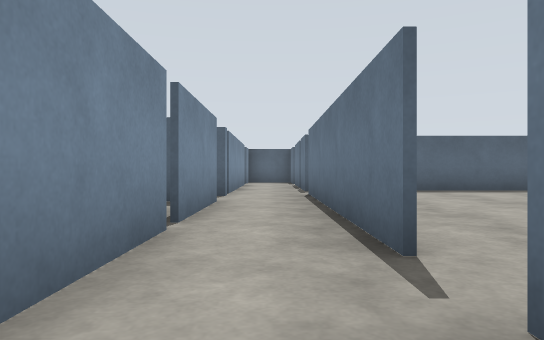
[1] (above)

17 first-person views from a walk through a world built for the Gazebo simulator. The camera is 0.94 m above the floor, looks level and sees 70° across. The floor is counted in squares, 2 m on a side. Each view is taken from the middle of a square. On the plan, view 1 faces up. The plan holds only what a view shows up to about 9 squares ahead; the rest is blank. The place goes on beyond the plan. Simple shapes stand in for some stock models.

[2]
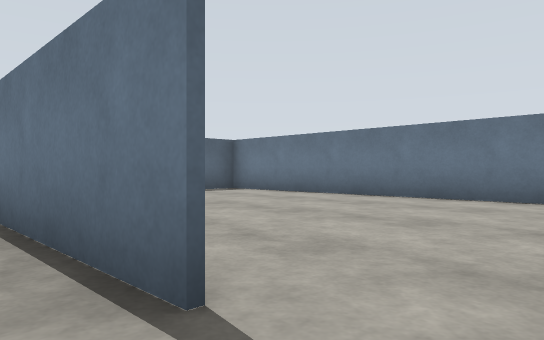

[3]
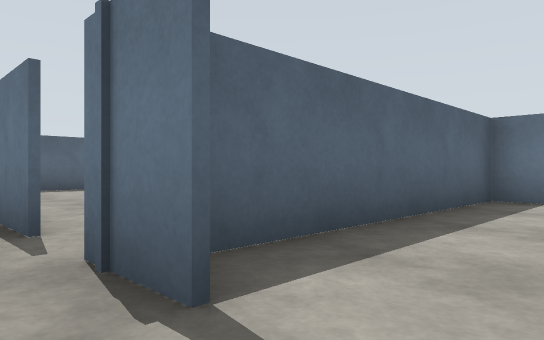

[4]
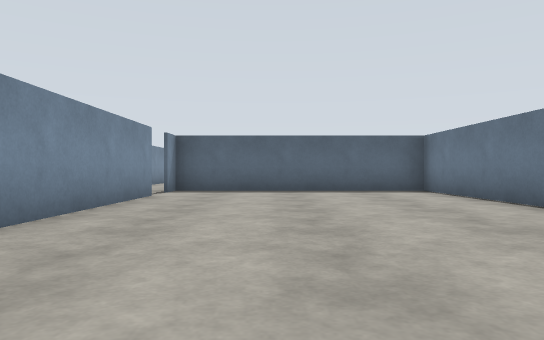

[5]
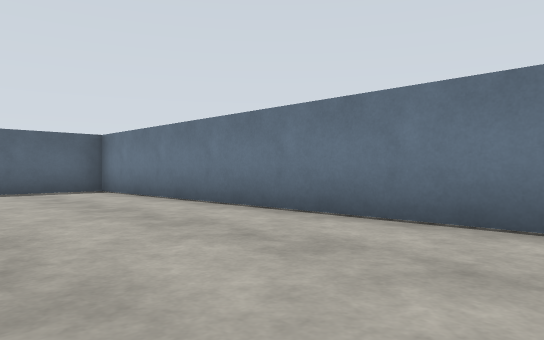

[6]
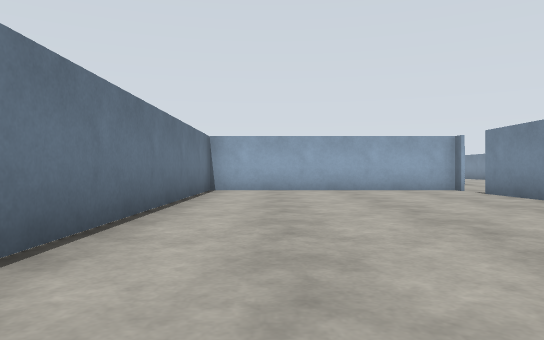

[7]
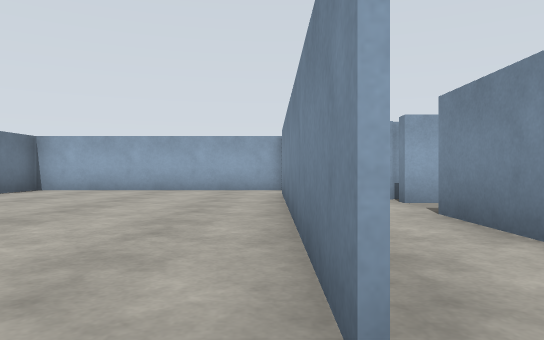

[8]
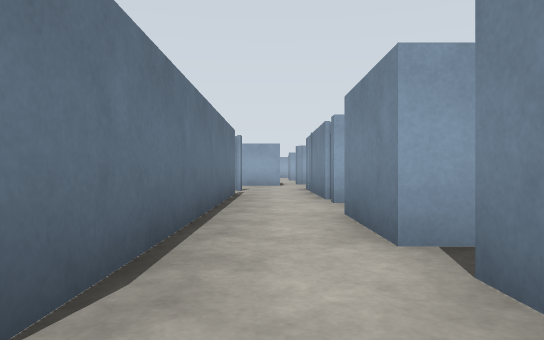

[9]
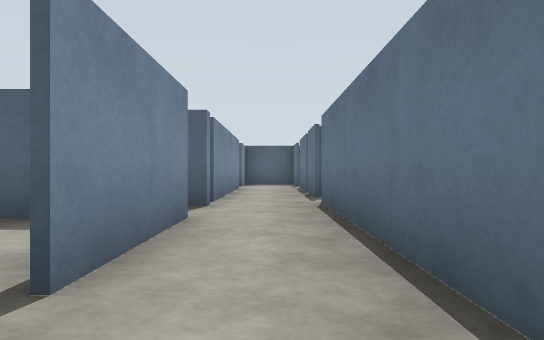

[10]
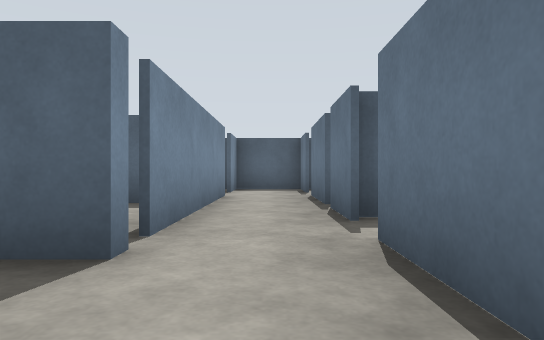

[11]
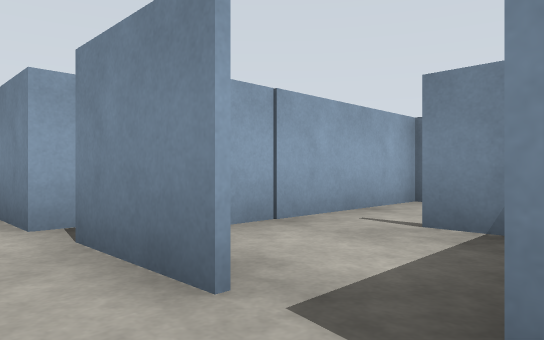

[12]
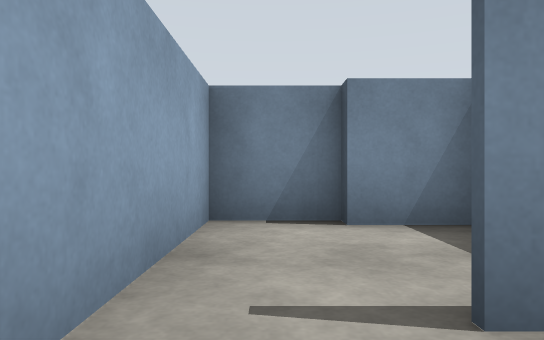

[13]
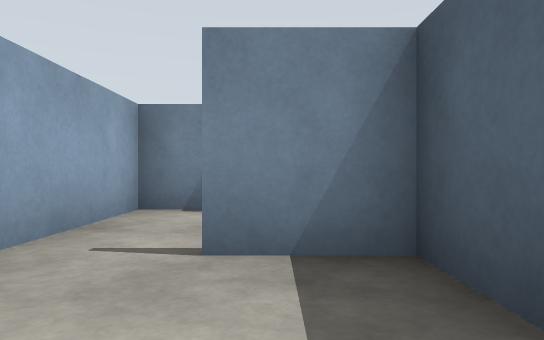

[14]
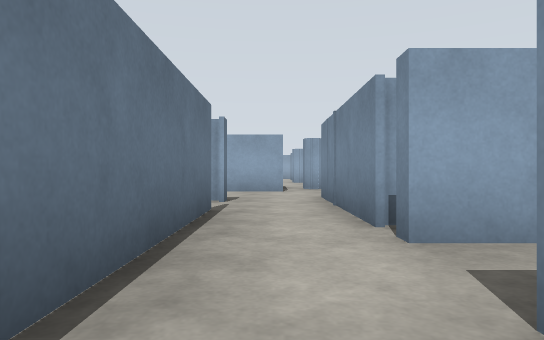

[15]
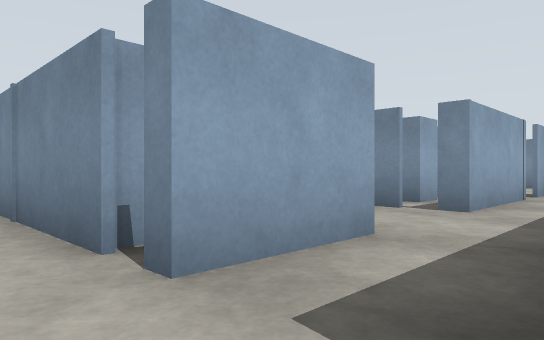

[16]
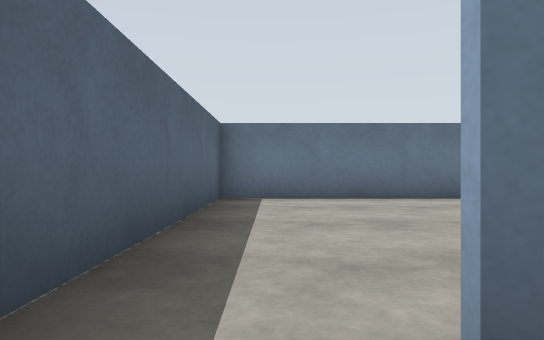

[17]
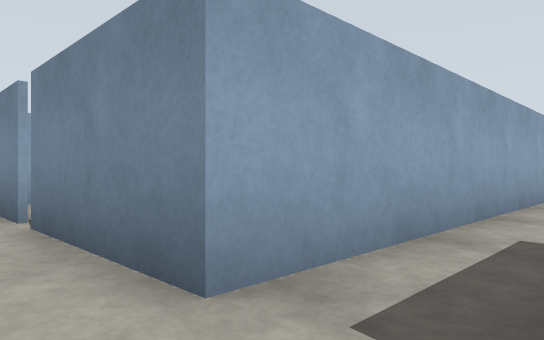

### Floor plan
Ten units are one square. View 1 is at (0, 0); x grows to the right and y downward. Boxes are objects, and circles mark ways between rooms. Rooms are numbered by the first view taken in them; rooms with no view inside come last. Other rooms are left out.
<svg viewBox="-61 -104 131 199">
<path fill="none" stroke="#000" d="M7 -20 7 -76M-8 -31 -8 -7M8 -8 8 -1M7 -1 7 -11M-8 1 -8 18M-31 -8 -31 5M-8 -58 -8 -34M-8 24 -8 43M7 -85 7 -99M7 56 7 10M-8 -96 -8 -76M8 9 8 76M7 90 64 90 64 -9M65 -8 8 -8M-56 2 -56 16 -20 16M-53 -8 -53 4M-21 -8 -31 -8M64 -9 64 -89 8 -89M-8 63 -8 84M7 78 7 56"/>
<circle cx="10" cy="0" r="3" fill="#2a7"/>
<circle cx="-20" cy="10" r="3" fill="#2a7"/>
<circle cx="10" cy="-20" r="3" fill="#2a7"/>
<circle cx="10" cy="-80" r="3" fill="#2a7"/>
<circle cx="0" cy="65" r="3" fill="#2a7"/>
<circle cx="10" cy="80" r="3" fill="#2a7"/>
<text x="0" y="-20">1</text>
<text x="30" y="40">2</text>
<text x="-40" y="10">3</text>
<text x="30" y="-50">4</text>
<text x="0" y="70">5</text>
</svg>
Room 1 opens to room 2. Room 1 opens to room 3. Room 1 opens to room 4. Room 1 opens to room 5. Room 2 opens to room 5.

Where each view was taken, in squares from view 1:
view 1: 0 up, 0 right, facing up
view 2: 1 up, 0 right, facing up-right
view 3: 1 down, 0 right, facing up-right
view 4: 8 down, 3 right, facing up
view 5: 8 down, 3 right, facing up-right
view 6: 0 up, 5 right, facing down
view 7: 0 up, 1 right, facing down
view 8: 0 up, 0 right, facing down
view 9: 2 up, 0 right, facing up
view 10: 5 up, 0 right, facing up
view 11: 1 up, 0 right, facing down-left
view 12: 1 down, 2 left, facing left
view 13: 0 up, 1 left, facing left
view 14: 3 down, 0 right, facing down
view 15: 4 down, 0 right, facing down-left
view 16: 8 up, 0 right, facing right
view 17: 7 up, 0 right, facing down-left
